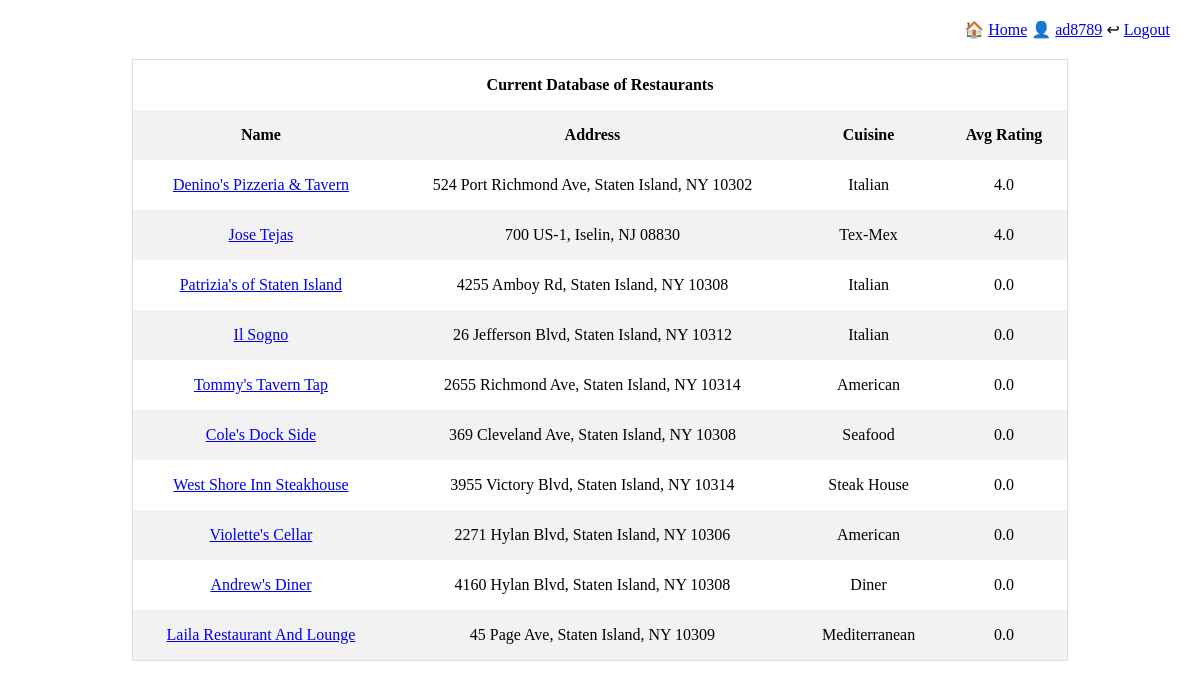
The app's page / (signed in) with its own data.
### models.py (models this page shows, shortened)
class User(db.Model, UserMixin):
    id = db.Column(db.Integer, primary_key=True)
    username = db.Column(db.String(64), index=True, unique=True)
    email = db.Column(db.String(120), unique = True, index = True)
    password_hash = db.Column(db.String(128))
    reviews = db.relationship('Review', backref='reviewer', lazy = 'dynamic', cascade = "all, delete, delete-orphan")

class Restaurant(db.Model):
    id = db.Column(db.Integer, primary_key=True)
    name = db.Column(db.String(50), index=True, unique=False)
    address = db.Column(db.String(120), index=True, unique=False)
    cuisine = db.Column(db.String(50), index=True, unique=False)
    num_reviews = db.Column(db.Integer, unique=False)
    avg_rating = db.Column(db.Float, index=True, unique=False)
    reviews = db.relationship('Review', backref = 'restaurant', lazy = 'dynamic', cascade = "all, delete, delete-orphan")

### routes.py (the view)
@app.route('/')
def index():
    restaurants = Restaurant.query.all()
    return render_template('landing_page.html', restaurants=restaurants)

### routes.py (called while the page is built)
@login_manager.user_loader
def load_user(id):
    return User.query.get(int(id))

### templates/landing_page.html (shortened to what this page needs)
{% extends 'base.html' %}
{% block content%}
    <div class="row">
        <div class="column">
            <table>
                <tr>
                    <th class="header" colspan="4">Current Database of Restaurants</th>
                </tr>
                <tr>
                    <th>Name</th>
                    <th>Address</th>
                    <th>Cuisine</th>
                    <th>Avg Rating</th>
                </tr>
                {% for restaurant in restaurants %}
                <tr>
                    <td><a href="{{ url_for('reviews', restaurant_id=restaurant.id) }}">{{ restaurant.name }}</a></td>
                    <td>{{ restaurant.address }}</td>
                    <td>{{ restaurant.cuisine }}</td>
                    <td>{{ restaurant.avg_rating }}</td>
                </tr>
                {% endfor %}
            </table>
        </div>
    </div>
{% endblock %}

### templates/base.html (shortened to what this page needs)
<!DOCTYPE html>
<html lang="en">
  <head>
    <link rel="stylesheet" href="../static/styles.css">
  </head>
  <body>
    <div class="navbar">
        🏠 <a href="{{ url_for('index') }}">Home</a>
        {% if current_user.is_anonymous %}
            <a href="{{ url_for('login') }}">Login</a>
            <a href="{{ url_for('register') }}">Register</a>
        {% else %}
        👤 <a href="{{ url_for('user', username=current_user.username) }}">{{ current_user.username }}</a>
        ↩ <a href="{{ url_for('logout') }}">Logout</a>
        {% endif %}
    </div>
    {% block content %}
    {% endblock %}
  </body>
</html>

### static/styles.css (style rules this page uses)
body { margin: 15px; font-family: Georgia, 'Times New Roman', Times, serif, sans-serif; }
.navbar { margin: 20px 15px; text-align: right; }
table { box-sizing: border-box; }
.row::after { content: ""; clear: both; display: table; }
table { border-collapse: collapse; border-spacing: 0; width: 80%; border: 1px solid #ddd; margin-left: 10%; }
th, td { text-align: center; padding: 16px; }
tr:nth-child(even) { background-color: #f2f2f2; }
.header { text-align: center; }

### records on screen
User: username "ad8789"
Restaurant: name "Denino's Pizzeria & Tavern", address "524 Port Richmond Ave, Staten Island, NY 10302", cuisine "Italian", avg_rating "4.0"
Restaurant: name "Jose Tejas", address "700 US-1, Iselin, NJ 08830", cuisine "Tex-Mex", avg_rating "4.0"
Restaurant: name "Patrizia's of Staten Island", address "4255 Amboy Rd, Staten Island, NY 10308", cuisine "Italian", avg_rating "0.0"
Restaurant: name "Il Sogno", address "26 Jefferson Blvd, Staten Island, NY 10312", cuisine "Italian", avg_rating "0.0"
Restaurant: name "Tommy's Tavern Tap", address "2655 Richmond Ave, Staten Island, NY 10314", cuisine "American", avg_rating "0.0"
Restaurant: name "Cole's Dock Side", address "369 Cleveland Ave, Staten Island, NY 10308", cuisine "Seafood", avg_rating "0.0"
Restaurant: name "West Shore Inn Steakhouse", address "3955 Victory Blvd, Staten Island, NY 10314", cuisine "Steak House", avg_rating "0.0"
Restaurant: name "Violette's Cellar", address "2271 Hylan Blvd, Staten Island, NY 10306", cuisine "American", avg_rating "0.0"
Restaurant: name "Andrew's Diner", address "4160 Hylan Blvd, Staten Island, NY 10308", cuisine "Diner", avg_rating "0.0"
Restaurant: name "Laila Restaurant And Lounge", address "45 Page Ave, Staten Island, NY 10309", cuisine "Mediterranean", avg_rating "0.0"
